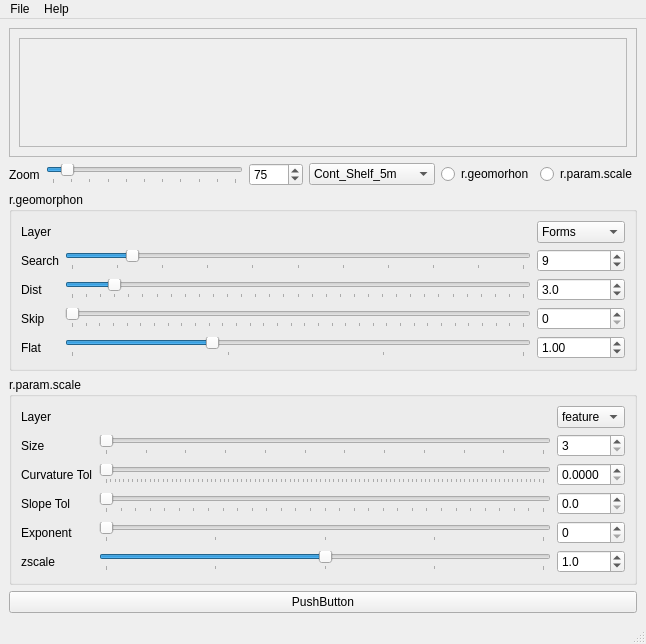
<?xml version="1.0" encoding="UTF-8"?>
<ui version="4.0">
 <class>Sense</class>
 <widget class="QMainWindow" name="Sense">
  <property name="geometry">
   <rect>
    <x>0</x>
    <y>0</y>
    <width>646</width>
    <height>644</height>
   </rect>
  </property>
  <property name="windowTitle">
   <string>Sense</string>
  </property>
  <widget class="QWidget" name="centralwidget">
   <layout class="QVBoxLayout" name="verticalLayout">
    <item>
     <widget class="QScrollArea" name="scrollArea">
      <property name="widgetResizable">
       <bool>true</bool>
      </property>
      <widget class="QWidget" name="scrollAreaWidgetContents">
       <property name="geometry">
        <rect>
         <x>0</x>
         <y>0</y>
         <width>1032</width>
         <height>734</height>
        </rect>
       </property>
       <layout class="QVBoxLayout" name="verticalLayout_4">
        <item>
         <widget class="QFrame" name="frame">
          <property name="sizePolicy">
           <sizepolicy hsizetype="Expanding" vsizetype="Expanding">
            <horstretch>0</horstretch>
            <verstretch>0</verstretch>
           </sizepolicy>
          </property>
          <property name="frameShape">
           <enum>QFrame::StyledPanel</enum>
          </property>
          <property name="frameShadow">
           <enum>QFrame::Raised</enum>
          </property>
          <layout class="QHBoxLayout" name="horizontalLayout_2">
           <item>
            <widget class="QLabel" name="image">
             <property name="text">
              <string/>
             </property>
             <property name="pixmap">
              <pixmap resource="resources.qrc">:/tt.png</pixmap>
             </property>
            </widget>
           </item>
          </layout>
         </widget>
        </item>
       </layout>
      </widget>
     </widget>
    </item>
    <item>
     <layout class="QHBoxLayout" name="horizontalLayout_3">
      <item>
       <widget class="QLabel" name="zoom_label">
        <property name="text">
         <string>Zoom</string>
        </property>
       </widget>
      </item>
      <item>
       <widget class="QSlider" name="ZoomStepSlider">
        <property name="maximum">
         <number>1000</number>
        </property>
        <property name="value">
         <number>75</number>
        </property>
        <property name="orientation">
         <enum>Qt::Horizontal</enum>
        </property>
        <property name="tickPosition">
         <enum>QSlider::TicksBelow</enum>
        </property>
        <property name="tickInterval">
         <number>100</number>
        </property>
       </widget>
      </item>
      <item>
       <widget class="QSpinBox" name="ZoomStepspinBox">
        <property name="maximum">
         <number>1000</number>
        </property>
        <property name="value">
         <number>75</number>
        </property>
       </widget>
      </item>
      <item>
       <widget class="QComboBox" name="inputlayer">
        <item>
         <property name="text">
          <string>Cont_Shelf_5m</string>
         </property>
        </item>
        <item>
         <property name="text">
          <string>Cont_Shelf_50m</string>
         </property>
        </item>
        <item>
         <property name="text">
          <string>Cont_Slope_5m</string>
         </property>
        </item>
        <item>
         <property name="text">
          <string>Cont_Slope_50m</string>
         </property>
        </item>
       </widget>
      </item>
      <item>
       <widget class="QRadioButton" name="select_geomorphon">
        <property name="text">
         <string>r.geomorhon</string>
        </property>
       </widget>
      </item>
      <item>
       <widget class="QRadioButton" name="select_paramscale">
        <property name="text">
         <string>r.param.scale</string>
        </property>
       </widget>
      </item>
      <item>
       <layout class="QHBoxLayout" name="horizontalLayout"/>
      </item>
     </layout>
    </item>
    <item>
     <widget class="QGroupBox" name="geomorphon_paramBox">
      <property name="sizePolicy">
       <sizepolicy hsizetype="Preferred" vsizetype="Minimum">
        <horstretch>0</horstretch>
        <verstretch>0</verstretch>
       </sizepolicy>
      </property>
      <property name="title">
       <string>r.geomorphon</string>
      </property>
      <layout class="QVBoxLayout" name="verticalLayout_2">
       <item>
        <layout class="QGridLayout" name="gridLayout">
         <item row="1" column="0">
          <widget class="QLabel" name="geomorphon_label">
           <property name="sizePolicy">
            <sizepolicy hsizetype="Preferred" vsizetype="Fixed">
             <horstretch>0</horstretch>
             <verstretch>0</verstretch>
            </sizepolicy>
           </property>
           <property name="text">
            <string>Layer</string>
           </property>
          </widget>
         </item>
         <item row="2" column="0">
          <widget class="QLabel" name="search_label">
           <property name="toolTip">
            <string>Outer search radius </string>
           </property>
           <property name="text">
            <string>Search</string>
           </property>
          </widget>
         </item>
         <item row="2" column="2">
          <widget class="QSpinBox" name="search_SpinBox">
           <property name="minimum">
            <number>5</number>
           </property>
           <property name="maximum">
            <number>35</number>
           </property>
           <property name="value">
            <number>9</number>
           </property>
          </widget>
         </item>
         <item row="4" column="0">
          <widget class="QLabel" name="skip_label">
           <property name="toolTip">
            <string>Inner search radius</string>
           </property>
           <property name="text">
            <string>Skip</string>
           </property>
          </widget>
         </item>
         <item row="4" column="1">
          <widget class="QSlider" name="skip_slider">
           <property name="maximum">
            <number>33</number>
           </property>
           <property name="orientation">
            <enum>Qt::Horizontal</enum>
           </property>
           <property name="tickPosition">
            <enum>QSlider::TicksBelow</enum>
           </property>
          </widget>
         </item>
         <item row="3" column="1">
          <widget class="QSlider" name="dist_slider">
           <property name="minimum">
            <number>0</number>
           </property>
           <property name="maximum">
            <number>32</number>
           </property>
           <property name="value">
            <number>3</number>
           </property>
           <property name="orientation">
            <enum>Qt::Horizontal</enum>
           </property>
           <property name="tickPosition">
            <enum>QSlider::TicksBelow</enum>
           </property>
          </widget>
         </item>
         <item row="2" column="1">
          <widget class="QSlider" name="search_slider">
           <property name="minimum">
            <number>5</number>
           </property>
           <property name="maximum">
            <number>35</number>
           </property>
           <property name="pageStep">
            <number>3</number>
           </property>
           <property name="value">
            <number>9</number>
           </property>
           <property name="orientation">
            <enum>Qt::Horizontal</enum>
           </property>
           <property name="tickPosition">
            <enum>QSlider::TicksBelow</enum>
           </property>
          </widget>
         </item>
         <item row="5" column="1">
          <widget class="QSlider" name="flat_slider">
           <property name="minimum">
            <number>1</number>
           </property>
           <property name="maximum">
            <number>30</number>
           </property>
           <property name="value">
            <number>10</number>
           </property>
           <property name="orientation">
            <enum>Qt::Horizontal</enum>
           </property>
           <property name="tickPosition">
            <enum>QSlider::TicksBelow</enum>
           </property>
          </widget>
         </item>
         <item row="5" column="2">
          <widget class="QDoubleSpinBox" name="flat_SpinBox">
           <property name="minimum">
            <double>0.100000000000000</double>
           </property>
           <property name="maximum">
            <double>3.000000000000000</double>
           </property>
           <property name="singleStep">
            <double>0.100000000000000</double>
           </property>
           <property name="value">
            <double>1.000000000000000</double>
           </property>
          </widget>
         </item>
         <item row="3" column="0">
          <widget class="QLabel" name="dist_label">
           <property name="toolTip">
            <string>&lt;html&gt;&lt;head/&gt;&lt;body&gt;&lt;p&gt;Flatenss distance&lt;/p&gt;&lt;/body&gt;&lt;/html&gt;</string>
           </property>
           <property name="text">
            <string>Dist</string>
           </property>
          </widget>
         </item>
         <item row="4" column="2">
          <widget class="QSpinBox" name="skip_SpinBox">
           <property name="maximum">
            <number>33</number>
           </property>
          </widget>
         </item>
         <item row="5" column="0">
          <widget class="QLabel" name="flat_label">
           <property name="toolTip">
            <string>Flatenss threshold (degrees) </string>
           </property>
           <property name="text">
            <string>Flat</string>
           </property>
          </widget>
         </item>
         <item row="1" column="2">
          <widget class="QComboBox" name="geomorphon_layer">
           <property name="maximumSize">
            <size>
             <width>16777215</width>
             <height>25</height>
            </size>
           </property>
           <property name="currentText">
            <string>Forms</string>
           </property>
           <item>
            <property name="text">
             <string extracomment="Most common geomorphic forms">Forms</string>
            </property>
           </item>
           <item>
            <property name="text">
             <string>Ternary</string>
            </property>
           </item>
           <item>
            <property name="text">
             <string>Positive</string>
            </property>
           </item>
           <item>
            <property name="text">
             <string>Negative</string>
            </property>
           </item>
           <item>
            <property name="text">
             <string>Intensity</string>
            </property>
           </item>
           <item>
            <property name="text">
             <string>Exposition</string>
            </property>
           </item>
           <item>
            <property name="text">
             <string>Range</string>
            </property>
           </item>
           <item>
            <property name="text">
             <string>Variance</string>
            </property>
           </item>
           <item>
            <property name="text">
             <string>Elongation</string>
            </property>
           </item>
           <item>
            <property name="text">
             <string>Azimuth</string>
            </property>
           </item>
           <item>
            <property name="text">
             <string>Extend</string>
            </property>
           </item>
           <item>
            <property name="text">
             <string>Width</string>
            </property>
           </item>
          </widget>
         </item>
         <item row="3" column="2">
          <widget class="QDoubleSpinBox" name="dist_SpinBox">
           <property name="decimals">
            <number>1</number>
           </property>
           <property name="maximum">
            <double>32.000000000000000</double>
           </property>
           <property name="value">
            <double>3.000000000000000</double>
           </property>
          </widget>
         </item>
        </layout>
       </item>
      </layout>
     </widget>
    </item>
    <item>
     <widget class="QGroupBox" name="paramscale_paramBox">
      <property name="title">
       <string>r.param.scale</string>
      </property>
      <layout class="QVBoxLayout" name="verticalLayout_3">
       <item>
        <layout class="QGridLayout" name="gridLayout_2">
         <item row="4" column="1">
          <widget class="QSlider" name="exponent_slider">
           <property name="maximum">
            <number>4</number>
           </property>
           <property name="pageStep">
            <number>1</number>
           </property>
           <property name="orientation">
            <enum>Qt::Horizontal</enum>
           </property>
           <property name="tickPosition">
            <enum>QSlider::TicksBelow</enum>
           </property>
          </widget>
         </item>
         <item row="5" column="2">
          <widget class="QDoubleSpinBox" name="zscale_SpinBox">
           <property name="decimals">
            <number>1</number>
           </property>
           <property name="minimum">
            <double>0.000000000000000</double>
           </property>
           <property name="maximum">
            <double>2.000000000000000</double>
           </property>
           <property name="singleStep">
            <double>0.500000000000000</double>
           </property>
           <property name="value">
            <double>1.000000000000000</double>
           </property>
          </widget>
         </item>
         <item row="1" column="1">
          <widget class="QSlider" name="size_slider">
           <property name="minimum">
            <number>3</number>
           </property>
           <property name="maximum">
            <number>25</number>
           </property>
           <property name="singleStep">
            <number>2</number>
           </property>
           <property name="pageStep">
            <number>2</number>
           </property>
           <property name="orientation">
            <enum>Qt::Horizontal</enum>
           </property>
           <property name="tickPosition">
            <enum>QSlider::TicksBelow</enum>
           </property>
          </widget>
         </item>
         <item row="2" column="2">
          <widget class="QDoubleSpinBox" name="ct_SpinBox">
           <property name="decimals">
            <number>4</number>
           </property>
           <property name="minimum">
            <double>0.000000000000000</double>
           </property>
           <property name="maximum">
            <double>0.100000000000000</double>
           </property>
           <property name="singleStep">
            <double>0.001000000000000</double>
           </property>
           <property name="stepType">
            <enum>QAbstractSpinBox::DefaultStepType</enum>
           </property>
          </widget>
         </item>
         <item row="3" column="0">
          <widget class="QLabel" name="st_label">
           <property name="text">
            <string>Slope Tol</string>
           </property>
          </widget>
         </item>
         <item row="0" column="0">
          <widget class="QLabel" name="paramscale_label">
           <property name="text">
            <string>Layer</string>
           </property>
          </widget>
         </item>
         <item row="2" column="1">
          <widget class="QSlider" name="ct_slider">
           <property name="maximum">
            <number>1000</number>
           </property>
           <property name="orientation">
            <enum>Qt::Horizontal</enum>
           </property>
           <property name="tickPosition">
            <enum>QSlider::TicksBelow</enum>
           </property>
          </widget>
         </item>
         <item row="4" column="0">
          <widget class="QLabel" name="exponent_label">
           <property name="text">
            <string>Exponent</string>
           </property>
          </widget>
         </item>
         <item row="1" column="2">
          <widget class="QSpinBox" name="size_SpinBox">
           <property name="minimum">
            <number>3</number>
           </property>
           <property name="maximum">
            <number>23</number>
           </property>
           <property name="singleStep">
            <number>2</number>
           </property>
          </widget>
         </item>
         <item row="0" column="2">
          <widget class="QComboBox" name="paramscale_layer">
           <property name="currentIndex">
            <number>9</number>
           </property>
           <item>
            <property name="text">
             <string>elev</string>
            </property>
           </item>
           <item>
            <property name="text">
             <string>slope</string>
            </property>
           </item>
           <item>
            <property name="text">
             <string>aspect</string>
            </property>
           </item>
           <item>
            <property name="text">
             <string>profc</string>
            </property>
           </item>
           <item>
            <property name="text">
             <string>planc</string>
            </property>
           </item>
           <item>
            <property name="text">
             <string>longc</string>
            </property>
           </item>
           <item>
            <property name="text">
             <string>crosc</string>
            </property>
           </item>
           <item>
            <property name="text">
             <string>minic</string>
            </property>
           </item>
           <item>
            <property name="text">
             <string>maxic</string>
            </property>
           </item>
           <item>
            <property name="text">
             <string>feature</string>
            </property>
           </item>
          </widget>
         </item>
         <item row="5" column="1">
          <widget class="QSlider" name="zscale_slider">
           <property name="maximum">
            <number>20</number>
           </property>
           <property name="singleStep">
            <number>5</number>
           </property>
           <property name="pageStep">
            <number>5</number>
           </property>
           <property name="value">
            <number>10</number>
           </property>
           <property name="orientation">
            <enum>Qt::Horizontal</enum>
           </property>
           <property name="tickPosition">
            <enum>QSlider::TicksBelow</enum>
           </property>
           <property name="tickInterval">
            <number>5</number>
           </property>
          </widget>
         </item>
         <item row="5" column="0">
          <widget class="QLabel" name="zscale_label">
           <property name="text">
            <string>zscale</string>
           </property>
          </widget>
         </item>
         <item row="4" column="2">
          <widget class="QSpinBox" name="exponent_SpinBox">
           <property name="maximum">
            <number>4</number>
           </property>
          </widget>
         </item>
         <item row="1" column="0">
          <widget class="QLabel" name="size_label">
           <property name="text">
            <string>Size</string>
           </property>
          </widget>
         </item>
         <item row="2" column="0">
          <widget class="QLabel" name="ct_label">
           <property name="text">
            <string>Curvature Tol</string>
           </property>
          </widget>
         </item>
         <item row="3" column="1">
          <widget class="QSlider" name="st_slider">
           <property name="maximum">
            <number>30</number>
           </property>
           <property name="pageStep">
            <number>1</number>
           </property>
           <property name="orientation">
            <enum>Qt::Horizontal</enum>
           </property>
           <property name="tickPosition">
            <enum>QSlider::TicksBelow</enum>
           </property>
          </widget>
         </item>
         <item row="3" column="2">
          <widget class="QDoubleSpinBox" name="st_SpinBox">
           <property name="decimals">
            <number>1</number>
           </property>
           <property name="maximum">
            <double>3.000000000000000</double>
           </property>
           <property name="singleStep">
            <double>0.100000000000000</double>
           </property>
          </widget>
         </item>
        </layout>
       </item>
      </layout>
     </widget>
    </item>
    <item>
     <widget class="QPushButton" name="pushButton">
      <property name="text">
       <string>PushButton</string>
      </property>
     </widget>
    </item>
   </layout>
  </widget>
  <widget class="QMenuBar" name="menubar">
   <property name="geometry">
    <rect>
     <x>0</x>
     <y>0</y>
     <width>646</width>
     <height>22</height>
    </rect>
   </property>
   <widget class="QMenu" name="menuFile">
    <property name="title">
     <string>File</string>
    </property>
    <widget class="QMenu" name="menuModel">
     <property name="title">
      <string>Preference</string>
     </property>
     <addaction name="actionload_model_parameters"/>
    </widget>
    <addaction name="separator"/>
    <addaction name="menuModel"/>
    <addaction name="actionQuit"/>
   </widget>
   <widget class="QMenu" name="menuModel_2">
    <property name="title">
     <string>Help</string>
    </property>
    <addaction name="actionr_geomorphon"/>
    <addaction name="actionr_param_scale"/>
   </widget>
   <addaction name="menuFile"/>
   <addaction name="menuModel_2"/>
  </widget>
  <widget class="QStatusBar" name="statusbar"/>
  <action name="actionQuit">
   <property name="text">
    <string>Quit</string>
   </property>
  </action>
  <action name="actionload_parameters">
   <property name="text">
    <string>parameters</string>
   </property>
  </action>
  <action name="actionload_geomorphon_parameters">
   <property name="text">
    <string>r.param.scale</string>
   </property>
  </action>
  <action name="actionmodel_description">
   <property name="text">
    <string>r.geomorphon</string>
   </property>
  </action>
  <action name="actionload_geomorphon_description">
   <property name="text">
    <string>r.geomorphon</string>
   </property>
  </action>
  <action name="action_select_geomorphon">
   <property name="text">
    <string>r.geomorphon</string>
   </property>
  </action>
  <action name="action_select_paramscale">
   <property name="text">
    <string>r.param.scale</string>
   </property>
  </action>
  <action name="load_paramscale_parameters">
   <property name="text">
    <string>load parameters</string>
   </property>
  </action>
  <action name="paramscale_description">
   <property name="text">
    <string>description</string>
   </property>
  </action>
  <action name="load_geomorphon_parameters">
   <property name="text">
    <string>load parameters</string>
   </property>
  </action>
  <action name="geomorphon_description">
   <property name="text">
    <string>description</string>
   </property>
  </action>
  <action name="actionload_model_parameters">
   <property name="text">
    <string>load model parameters</string>
   </property>
  </action>
  <action name="actionr_geomorphon">
   <property name="text">
    <string>r.geomorphon</string>
   </property>
   <property name="toolTip">
    <string>r.geomorphon</string>
   </property>
  </action>
  <action name="actionr_param_scale">
   <property name="text">
    <string>r.param.scale</string>
   </property>
  </action>
 </widget>
 <resources>
  <include location="resources.qrc"/>
 </resources>
 <connections/>
</ui>
